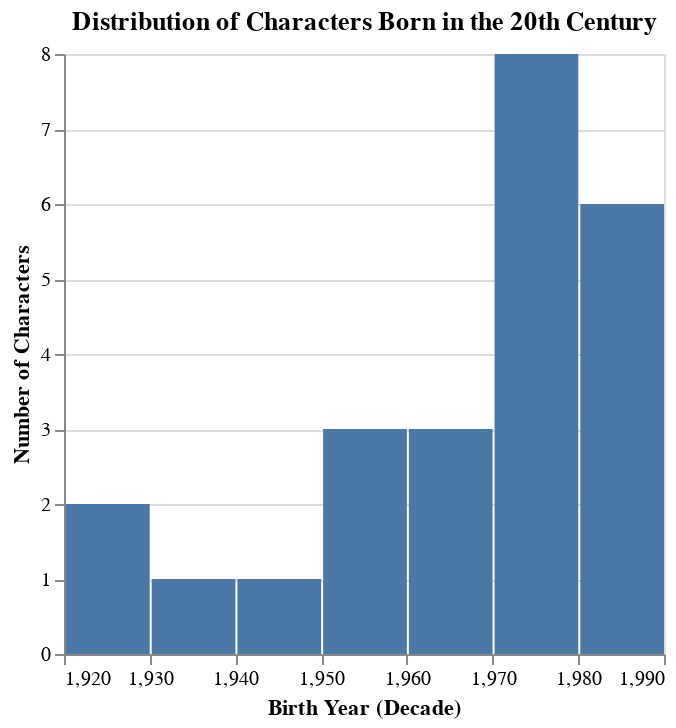

The notebook cell this image was saved under:
### Markdown cell above
## Visualization

### Code cell
# Extract birth years of 20th-century characters
birth_years = []
for character in characters_data:
    birthday = character.get('birthdate')
    if birthday:
        birth_year = datetime.strptime(birthday, '%b %d, %Y').year
        if 1900 <= birth_year < 2000:
            birth_years.append(birth_year)

# Convert to DataFrame
birth_df = pd.DataFrame(birth_years, columns=['birth_year'])

# Create histogram
birth_chart = alt.Chart(birth_df).mark_bar().encode(
    alt.X('birth_year:Q', bin=alt.Bin(step=10), title='Birth Year (Decade)'),
    y=alt.Y('count():Q', title='Number of Characters'),
    tooltip=['count():Q']
).properties(
    title='Distribution of Characters Born in the 20th Century'
)

birth_chart

### Figure 1 — Vega-Lite specification as saved in the notebook (floating-point values rounded to 4 significant figures)
{"config": {"view": {"continuousWidth": 300, "continuousHeight": 300}}, "data": {"name": "data-5c7b4035e5cba12e80fb1f8a15630a90"}, "mark": {"type": "bar"}, "encoding": {"tooltip": [{"aggregate": "count", "type": "quantitative"}], "x": {"bin": {"step": 10}, "field": "birth_year", "title": "Birth Year (Decade)", "type": "quantitative"}, "y": {"aggregate": "count", "title": "Number of Characters", "type": "quantitative"}}, "title": "Distribution of Characters Born in the 20th Century", "$schema": "https://vega.github.io/schema/vega-lite/v5.20.1.json", "datasets": {"data-5c7b4035e5cba12e80fb1f8a15630a90": [{"birth_year": 1980}, {"birth_year": 1979}, {"birth_year": 1980}, {"birth_year": 1978}, {"birth_year": 1978}, {"birth_year": 1970}, {"birth_year": 1976}, {"birth_year": 1972}, {"birth_year": 1981}, {"birth_year": 1949}, {"birth_year": 1950}, {"birth_year": 1980}, {"birth_year": 1981}, {"birth_year": 1980}, {"birth_year": 1935}, {"birth_year": 1960}, {"birth_year": 1928}, {"birth_year": 1959}, {"birth_year": 1960}, {"birth_year": 1951}, {"birth_year": 1926}, {"birth_year": 1977}, {"birth_year": 1972}, {"birth_year": 1960}]}}
